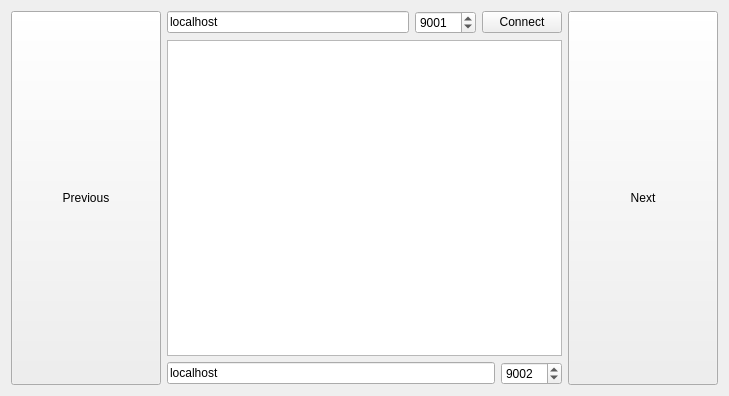
<?xml version="1.0" encoding="UTF-8"?>
<ui version="4.0">
 <class>VisionDriverWidget</class>
 <widget class="QWidget" name="VisionDriverWidget">
  <property name="geometry">
   <rect>
    <x>0</x>
    <y>0</y>
    <width>729</width>
    <height>396</height>
   </rect>
  </property>
  <property name="windowTitle">
   <string>Vision Driver</string>
  </property>
  <layout class="QHBoxLayout" name="horizontalLayout_3">
   <item>
    <widget class="QPushButton" name="previousButton">
     <property name="sizePolicy">
      <sizepolicy hsizetype="Minimum" vsizetype="Expanding">
       <horstretch>0</horstretch>
       <verstretch>0</verstretch>
      </sizepolicy>
     </property>
     <property name="minimumSize">
      <size>
       <width>150</width>
       <height>0</height>
      </size>
     </property>
     <property name="text">
      <string>Previous</string>
     </property>
    </widget>
   </item>
   <item>
    <layout class="QVBoxLayout" name="verticalLayout">
     <item>
      <layout class="QHBoxLayout" name="horizontalLayout_2">
       <item>
        <widget class="QLineEdit" name="visionHostname">
         <property name="text">
          <string notr="true">localhost</string>
         </property>
        </widget>
       </item>
       <item>
        <widget class="QSpinBox" name="visionPort">
         <property name="maximum">
          <number>65535</number>
         </property>
         <property name="value">
          <number>9001</number>
         </property>
        </widget>
       </item>
       <item>
        <widget class="QPushButton" name="connectButton">
         <property name="text">
          <string>Connect</string>
         </property>
        </widget>
       </item>
      </layout>
     </item>
     <item>
      <widget class="QTextBrowser" name="textContent"/>
     </item>
     <item>
      <layout class="QHBoxLayout" name="horizontalLayout">
       <item>
        <widget class="QLineEdit" name="driverHostname">
         <property name="text">
          <string notr="true">localhost</string>
         </property>
        </widget>
       </item>
       <item>
        <widget class="QSpinBox" name="driverPort">
         <property name="maximum">
          <number>65535</number>
         </property>
         <property name="value">
          <number>9002</number>
         </property>
        </widget>
       </item>
      </layout>
     </item>
    </layout>
   </item>
   <item>
    <widget class="QPushButton" name="nextButton">
     <property name="sizePolicy">
      <sizepolicy hsizetype="Minimum" vsizetype="Expanding">
       <horstretch>0</horstretch>
       <verstretch>0</verstretch>
      </sizepolicy>
     </property>
     <property name="minimumSize">
      <size>
       <width>150</width>
       <height>0</height>
      </size>
     </property>
     <property name="text">
      <string>Next</string>
     </property>
    </widget>
   </item>
  </layout>
 </widget>
 <resources/>
 <connections/>
</ui>
